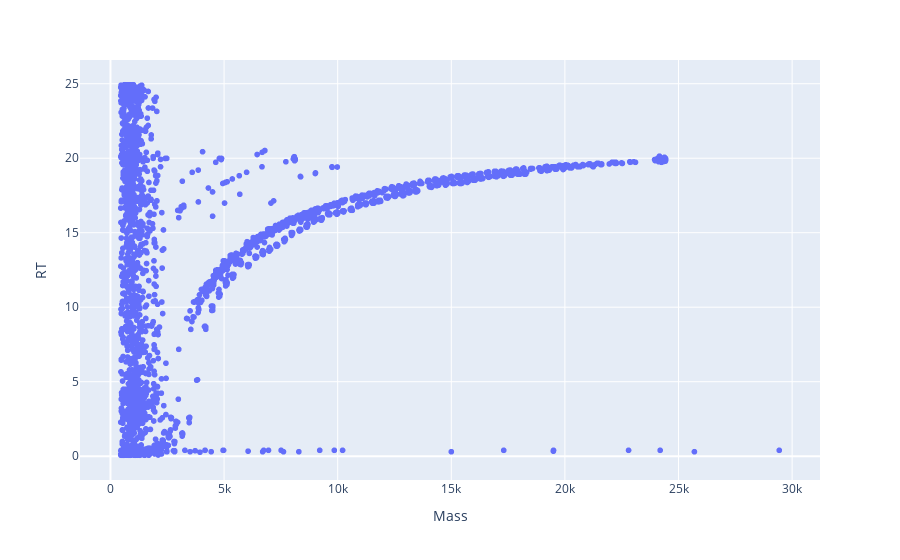

Notebook cell for this chart:
### Code cell
df_common = match_dfs(df13, df13_2)
df13_2_excluded = df13_2.drop(df_common.index)
df_merge = pd.concat([df13, df13_2_excluded])
plotly_zone(df_merge)
df_merge.shape

### Figure 1 — Plotly figure (JSON) as saved in the notebook; plotly's stock layout.template omitted (floating-point values rounded to 4 significant figures; data arrays with more than 128 entries replaced by an {"elided": "..."} marker saying what was removed)
{"data": [{"hovertemplate": "Mass=%{x}<br>RT=%{y}<extra></extra>", "legendgroup": "", "marker": {"color": "#636efa", "symbol": "circle"}, "mode": "markers", "name": "", "showlegend": false, "type": "scattergl", "x": {"elided": "3679 float values"}, "xaxis": "x", "y": {"elided": "3679 float values"}, "yaxis": "y"}], "layout": {"legend": {"tracegroupgap": 0}, "margin": {"t": 60}, "xaxis": {"anchor": "y", "domain": [0, 1], "title": {"text": "Mass"}}, "yaxis": {"anchor": "x", "domain": [0, 1], "title": {"text": "RT"}}}}
